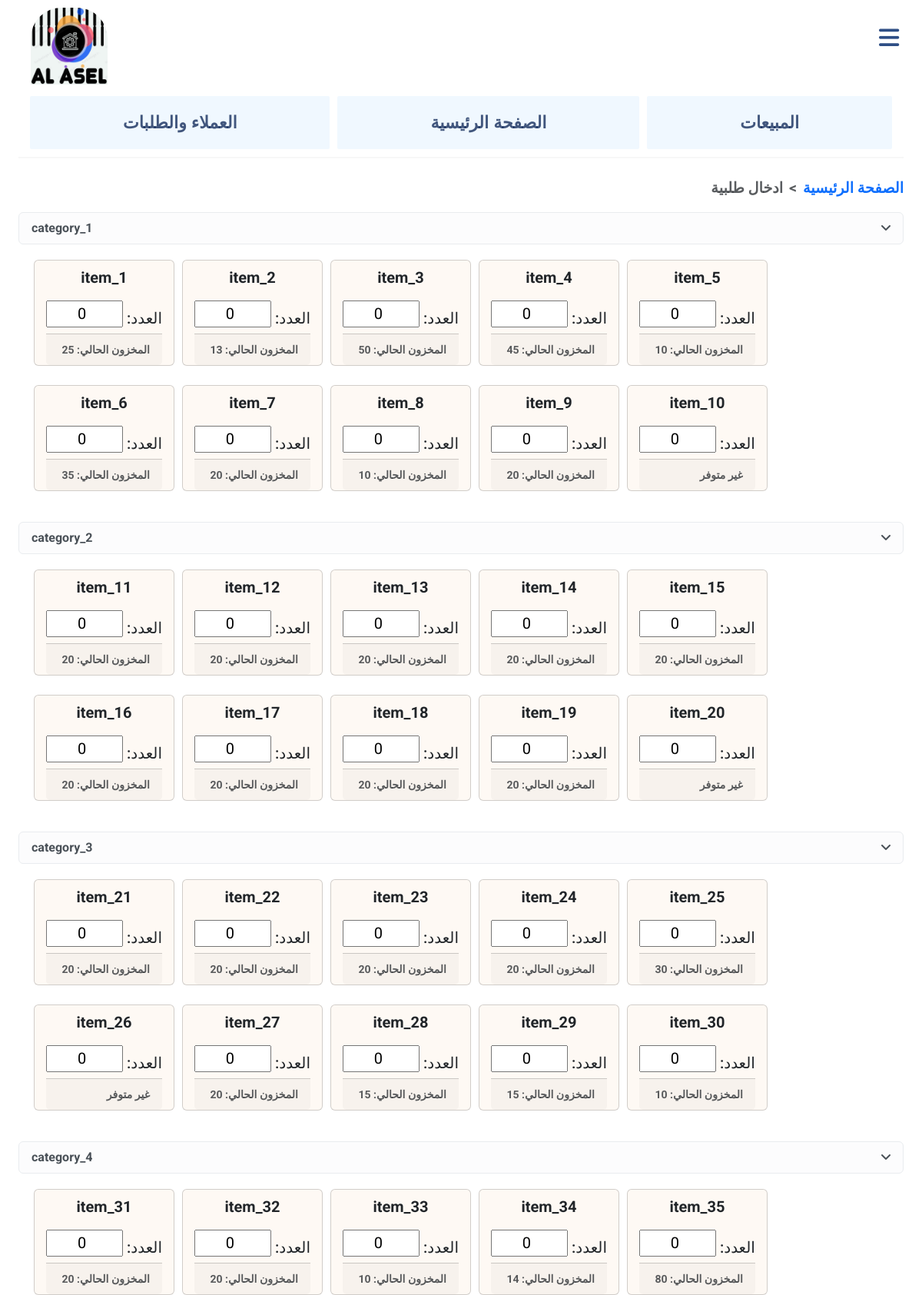
/coming_order (signed in, upper part), run on the app's committed database.
### main/models.py (models this page shows, shortened)
class Category(models.Model):
    name = models.CharField(max_length=64, unique=True)

class Item(models.Model):
    category = models.ForeignKey(Category, on_delete=models.CASCADE, related_name="items", null=True)
    name = models.CharField(max_length=64, unique=True)
    real_price = models.DecimalField(max_digits=10, decimal_places=2, validators=[MinValueValidator(0.00)])
    gomla_price = models.DecimalField(max_digits=6, decimal_places=2, validators=[MinValueValidator(0.00)])
    market_price = models.DecimalField(max_digits=6, decimal_places=2, validators=[MinValueValidator(0.00)])
    stock_quantity = models.PositiveIntegerField(default = 0)
    used_quantity = models.PositiveIntegerField(default = 0)
    quantity = models.PositiveIntegerField(default = 0)

### main/views.py (the view, shortened to what this page needs)
# urls.py: path("coming_order", views.coming_order, name="coming_order"),
@login_required(login_url="/login/")
def coming_order(request):
    items_object = {}
    categories = Category.objects.all()
    suppliers = Customer.objects.filter(is_supplier=True)
    for category in categories:
        items = Item.objects.filter(category=category).order_by('id')
        items_object[f"{category.name}"] = items
    if request.method == 'GET':
        customers = Customer.objects.filter(is_shop=True)
        return render(request, "main/create_store_order.html", {
            "items_object": items_object,
            "customers": customers,
            "suppliers": suppliers,
        })

### main/templates/main/create_store_order.html (shortened to what this page needs)
{% extends "main/layout.html" %}
{% load static %}
{% block body %}
  {% if customer %}
  <nav style="--bs-breadcrumb-divider: '<';" aria-label="breadcrumb">
    <ol class="breadcrumb">
      <li class="breadcrumb-item active" aria-current="page">أضافة منتج للطلبية </li>
      <li class="breadcrumb-item"><a href="{% url 'main:coming_order_info' order.id %}">{{ order.id }} طلبية رقم </a></li>
      <li class="breadcrumb-item"><a href="{% url 'main:coming_order' %}">ادخال طلبية</a></li>
      <li class="breadcrumb-item"><a href="{% url 'main:make_order' %}">الصفحة الرئيسية</a></li>
    </ol>
  </nav>
  <form action="{% url 'main:add_coming_items' order.id %}" method="post">
  {% else %}
  <nav style="--bs-breadcrumb-divider: '<';" aria-label="breadcrumb">
    <ol class="breadcrumb">
      <li class="breadcrumb-item active" aria-current="page">ادخال طلبية</li>
      <li class="breadcrumb-item"><a href="{% url 'main:make_order' %}">الصفحة الرئيسية</a></li>
    </ol>
  </nav>
  <form action="{% url 'main:coming_order' %}" method="post">
  {% endif %}
    <div class="categories_contaner">
      {% for category, items in items_object.items  %}
      <div>
        <ul class="list-group">
          <li class="category_header list-group-item list-group-item-light" data-code="{{category}}">
            <span>{{category}}</span>
            <span class="toggle-icon" data-toggle="{{category}}">
              <i class="fa-solid fa-angle-down"></i>
          </span>
          </li>
        </ul>
      </div>
      <div id="{{category}}" class="items_container">
        {% for item in items  %}
          <div class="card" style="">
            <div class="card-body" style="padding: 10px;">
              <h5 class="card-title" style="text-align: center; font-weight: bold;">{{ item.name }}</h5>
            </div>
              <div class="item_number" style=" font-size: 20px; gap: 5px; margin-bottom: 5px;">
                <input class="input_card" type="number" name="quantity_{{ item.id }}" placeholder="الكمية" value=0 min=0 style="height: 35px;">
                <div style="padding-top: 8px; font-weight: 500;"> :العدد</div>
              </div>
            <div class="card-footer" style="text-align: right;">
              <small class="text-muted stock" data-quantity="{{ item.quantity }}">المخزون الحالي: {{ item.quantity }}</small>
            </div>
          </div>
        {% endfor %}
      </div>
      {% endfor %}
    </div>
  </form>
 {%endblock%}

### main/static/main/mainnn.css (style rules this page uses)
body { padding-left: 2%; padding-right: 2%; font-family: arial; font-weight: bold; margin-top: 0; font-family: Roboto, Arial, sans-serif; }
body { transition: padding-right 0.3s ease; }
a { text-decoration: none; }
.categories_contaner { display: grid; grid-template-rows: auto auto; row-gap: 20px; }
.items_container { display: flex; flex-direction: row; flex-wrap: wrap; padding: 20px; padding-top: 0; row-gap: 25px; column-gap: 10px; justify-content:start; }
.category_header { display: flex; flex-direction: row; justify-content: space-between; }
.card , .card li { background-color: rgba(250, 235, 215, 0.288); padding-left: 15px; padding-right: 15px; }
.item_number { display: flex; justify-content: space-around; }
.item_number input { width:100px; text-align:center; padding-left: 10px; }
.item_number input::placeholder { text-align:center; }
.breadcrumb { justify-content: flex-end; font-size: larger; }

### data on the page
Category: items_object "category_1"
Item: name "item_1", quantity "25"
Item: name "item_2", quantity "13"
Item: name "item_3", quantity "50"
Item: name "item_4", quantity "45"
Item: name "item_5", quantity "10"
Item: name "item_6", quantity "35"
Item: name "item_7", quantity "20"
Item: name "item_8", quantity "10"
Item: name "item_9", quantity "20"
Item: name "item_10"
Category: items_object "category_2"
Item: name "item_11", quantity "20"
Item: name "item_12", quantity "20"
Item: name "item_13", quantity "20"
Item: name "item_14", quantity "20"
Item: name "item_15", quantity "20"
Item: name "item_16", quantity "20"
Item: name "item_17", quantity "20"
Item: name "item_18", quantity "20"
Item: name "item_19", quantity "20"
Item: name "item_20"
Category: items_object "category_3"
Item: name "item_21", quantity "20"
Item: name "item_22", quantity "20"
Item: name "item_23", quantity "20"
Item: name "item_24", quantity "20"
Item: name "item_25", quantity "30"
Item: name "item_26"
Item: name "item_27", quantity "20"
Item: name "item_28", quantity "15"
Item: name "item_29", quantity "15"
Item: name "item_30", quantity "10"
Category: items_object "category_4"
Item: name "item_31", quantity "20"
Item: name "item_32", quantity "20"
Item: name "item_33", quantity "10"
Item: name "item_34", quantity "14"
Item: name "item_35", quantity "80"
